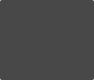
<?xml version="1.0" encoding="UTF-8"?>
<ui version="4.0">
 <class>BtnMenuWdg</class>
 <widget class="QDialog" name="BtnMenuWdg">
  <property name="geometry">
   <rect>
    <x>0</x>
    <y>0</y>
    <width>94</width>
    <height>80</height>
   </rect>
  </property>
  <property name="minimumSize">
   <size>
    <width>93</width>
    <height>0</height>
   </size>
  </property>
  <property name="maximumSize">
   <size>
    <width>94</width>
    <height>16777215</height>
   </size>
  </property>
  <property name="windowTitle">
   <string>Form</string>
  </property>
  <property name="styleSheet">
   <string notr="true"/>
  </property>
  <layout class="QVBoxLayout" name="verticalLayout">
   <property name="spacing">
    <number>0</number>
   </property>
   <property name="leftMargin">
    <number>0</number>
   </property>
   <property name="topMargin">
    <number>0</number>
   </property>
   <property name="rightMargin">
    <number>0</number>
   </property>
   <property name="bottomMargin">
    <number>0</number>
   </property>
   <item>
    <widget class="QWidget" name="widget" native="true">
     <property name="styleSheet">
      <string notr="true">#widget
{
	background:rgba(0,0,0,178); /*整个背景ffffff*/
	border: 0px solid;/*整个菜单边缘*/
	border-color: rgba(255, 0, 0, 0);
	border-radius:2px;   
}

</string>
     </property>
     <layout class="QVBoxLayout" name="vLayout">
      <property name="spacing">
       <number>0</number>
      </property>
      <property name="leftMargin">
       <number>0</number>
      </property>
      <property name="topMargin">
       <number>0</number>
      </property>
      <property name="rightMargin">
       <number>0</number>
      </property>
      <property name="bottomMargin">
       <number>0</number>
      </property>
     </layout>
    </widget>
   </item>
  </layout>
 </widget>
 <resources>
  <include location="../Project/MainUI.qrc"/>
 </resources>
 <connections/>
</ui>
